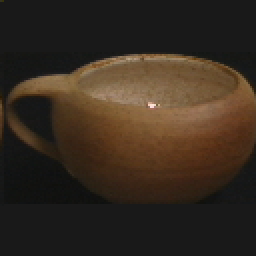
#> input picture coil-100/obj11__175.png, 128 x 128 px (shown 2 times larger); its folder holds only this picture in this run
$ jupyter execute --allow-errors TP1_CBIR.ipynb
#> lines starting #> are read from the running program, lines starting #| are printed output that depends on the picture; after the words box and inside, x2 and y2 are one past the last pixel; in counts of white or black regions, pixels touching at a corner belong together
# TP-CBIR (Content Based Image Retrieval)
# -----------------------------------------------------------------

## Réalisé par:
##                    - KANA NGUIMFACK Kévin
##                    - OUEDRAOGO Wend-Panga Jérémie

#### Il est question dans ce travail, d'implementer un système de recherche d'images par le contenu (CBIR), compte tenu des limites de systèmes de recherche par mots clés, très fastidieux pour une base énorme car annotation à la main, donc perte de temps, et performance influencée par les erreurs humaines. Alors nous utilisons cette approche automatisé (CBIR), permettant la recherche d'images, dans une base préalablement indexé,  à partir des descripteurs d'une image requête préalablement calculées, en utilisant une métrique de similarités. Nous exploitons ici, dans les sources multimédia images, les informations de couleur de l'espace RVB ou RGB (en anglais) et de forme. Le dataset utilisé, est COIL-100, de 100 classes, avec un total de 7200 images.

# Baseline
# ------------------------------

### 1- Chargement de tous les fichiers de notre dataset (100 classes, 72 images / classe)
### 2- Définition de fonctions des signatures (caractéristiques)
#####    - Descripteurs de couleur: Histogramme de couleur (RGB)
#####    - Descripteurs de forme: Calcul des	moments	et	des	caractéristiques
### 3- Indexation de la base de données COIL-100
#####    - Sauvegarde des descripteurs sous format binaire pickle(.pkl)
### 4- Definition des métrique d'évaluation de similarité
#####    - métrique d'évaluation de l'histogramme de couleurs: la	méthode	du	Chi-2	(ou	Chi-square)
#####    - métrique d'évaluation de l'histogramme de couleurs: la	méthode	distance euclidienne
#####    - métrique globale: la	somme pondéré des métriques ci-dessous
######   Distance	=	ω1	∗	dist_couleur	+	ω2	∗	dist_forme		,  Avec	ω1+ω2	=1.(par	défaut	ω1=	ω2	=	0,5)
### 5- Recherche d'images à partir d'une image requête
#####   -Nous retournerons les 10 premiers resultas, selon un ordre croissante de similarité (la similarité est d'autant forte que la métrique est plus petite)
### 6- Evaluation sur 100 images requêtes ( 1 image / classes)

# Importation des libraries, pour notre travail

[cell 1]
import cv2
import numpy as np
import pandas as pd
import glob
from math import copysign, log10
import matplotlib.pyplot as plt
import seaborn as sns
import itertools
import os

# Chargement dataset COIL-100

### Récupération de chaque fichier image, en utilisant la librairies glob

[cell 2]
db_path='./coil-100/'

images_filenames  =  glob.glob( db_path +'*.png')
images_filenames

[cell 3]
print("COIL-100, nombre d'images: {}".format(len(images_filenames)))

# Définition de fonctions des signatures (caractéristiques)

### __Step__ 0: Reduction de la quantification
##### Les valeurs de l'images étant comprises entre 0  et 255, il s'agit de leur ramené entre 0 et 32. A cet effet nous avons eu à choisir 32 valeurs.

#### La fonction reduceQuantification, prend en paramètres, une images couleur de quantification 0-255 et la nouvelle valeur maximale de quantification prédéfinie (quantification_value, ici fixé à 32), et retourne une image couleur de quantification 0-32

[cell 4]
# reduction of number value
quantification_value = 32

def reduceQuantification(nb_values = quantification_value , image = None):
    # Diviser l'image en ses differents channel, rouge, vert, et blue.
    R, G, B= cv2.split(image)

    for i in range(B.shape[0]): # B.shape[0]: hauteur de l'image
        for j in range(B.shape[1]): # B.shape[1]: largeur de l'image
            B[i][j] = round(B[i][j] * nb_values / 255)
            G[i][j] = round(G[i][j] * nb_values / 255)
            R[i][j] = round(R[i][j] * nb_values / 255)

    # Fusionner les differentes channel pour obtenir l'image couleur initiale
    image = cv2.merge((R, G, B))
    return image

### __Step__ 1: Fonction d'extraction d' extraction des caractéristiques de couleurs (histogramme couleur)
#### Pour une image donnée, nous construisons ici deux types d'histogramme,un histogramme de taille 3*32 (96) et un autre  histogramme 3D de dimensions 32x32x32 (32768) par intersection de couleurs, pour cela la fonction calHist de la librairie opencv est utilisée, puis nous normalisons les histogrammes et aplatissons l'histogramme dans le cas  3D ainsi  afin d'avoir le vecteur caractéristique couleur de l'image de taille 32768 .

#### Les fonction Histo3DFeatureColor et Histo3DFeatureColor, prennent en paramètres, une image couleur et les bacs d'histogramme prédéfinis, et retourne un vecteur de caractéristique d' histogramme couleur.

#### Mais compte de la taille élévée du vecteur de caractéristique obtenu de l'histogramme 3D, nous utilisons ici l'histogramme de taille de taille 96, étant la concaténation des histogrammes 1D de taille 32 sur chaque channels, afin de gagner en temps de calcul.

[cell 5]
_bins = (32,32,32)

# [5 lines left out: function Histo3DFeatureColor, not called in this run]

def HistoFeatureColor(image = None, bins= 32):

    hist_b = cv2.calcHist([image], [2], None, [bins],[0, 32])
    hist_g = cv2.calcHist([image], [1], None, [bins],[0, 32])
    hist_r = cv2.calcHist([image], [0], None, [bins],[0, 32])
    # Normalisation de l'histogramme, pour reduire l'influence du nombre de pixels pour chaque bins.
    hist_b = cv2.normalize(hist_b,hist_b)
    hist_g = cv2.normalize(hist_g,hist_g)
    hist_r = cv2.normalize(hist_r,hist_r)

    # concatenation
    histoCat = np.concatenate((hist_b,hist_g), axis=None)
    histoCat = np.concatenate((histoCat, hist_r), axis=None)

    return np.asarray(histoCat)

### __Step__ 2: Fonction d'extraction des caractéristiques de forme (Moments de Hu)
#### L'image couleur cible sera préalablement convertir en niveau de gris. Puis calculer les moments et les caractéristiques de l'image donnée, le moment de Hu permet d'estimer la forme de l'object dans une 'image. Les caractéristiques de Hu définis, au nombre de 7, seront déduits des moments précalculés.

#### Etapes:
##### - convertion image en niveau de gray.
##### - Utiliser une approche de segmentation par seuillage  (resultat image noir-blanc, image binaire).
##### - Calcul des moments associés à l'image ( la moyenne pondérée des intensités de pixels de l'image).
##### - Déterminer les caractéristiques du Moment de Hu (au nombre de 7), de l'object.
#### Les invariants de moment Hu sont calculés en utilisant des moments centraux invariants aux transformations d'image. Les 6 premiers moments se sont avérés être invariants à la translation, à l'échelle, à la rotation et à la réflexion. Et le signe du 7ème moment change pour la réflexion de l'image.

#### La fonction ObjectFeatureShape, prend en paramètre une image couleur, et retourne les caractéristiques de Hu associés à l'image.

[cell 6]
def ObjectFeatureShape(image = None):
    # convertir l'image en niveau de gris
    gray = cv2.cvtColor(image, cv2.COLOR_RGB2GRAY)
    # seuillage adaptative de l'image
    _, gray_th_otsu = cv2.threshold(gray, 0, 255, cv2.THRESH_BINARY+cv2.THRESH_OTSU)
    # calcul des moments centraux de l'images
    moments = cv2.moments(gray_th_otsu)
    # calcul des moments de Hu (7) en utilisants les moments centraux
    Hu_moments = cv2.HuMoments(moments)
    """
        Notons que les moments de Hu, ainsi obtenus, sont parfois très variables à l'echelle.
        Afin de palier à ce problème, nous les ramenons sur la même echelle, en effectuant
        une transformation logarithmique decimale, tel que H(i) = -sign(hi)log10(|hi|)
    """
    for i in range(0,7):
        Hu_moments[i] = -1 * copysign(1.0, Hu_moments[i]) * log10(abs(Hu_moments[i]))

    return np.asarray(Hu_moments.flatten())

# Indexation de la base de données COIL-100

# -----------------------------------------------------------------
### Calcul des différentes signatures, sur notre dataset COIL-100

#### La fonction DatasetIndexing, prend en paramètres, l'ensemble des fichiers de notre dataset.
#### Pour chaque fichier image, nous procédons comme suite:
##### - Lecture du fichier image
##### - Extraction des caractéristiques de couleurs et de forme
##### - Mise à jour de la structure de données, data prédéfinir
#### En fin sauvegarde du fichier data au format binaire pickle(.pkl).

[cell 7]
def DatasetIndexing(images_files = images_filenames):
    """
        Definition de notre structure de données pour la sauvegarde des signatures
        (histogramme de couleurs + descripteurs de Hu) et des noms d'images associés
    """
    # si le fichier d'indexation du dataset n'est pas crée, alors la section est éxécutée
    if not (os.path.isfile("IndexingDataset.pkl")):
        data = pd.DataFrame(columns=("name_file","features_color", "features_shape"))
        for filename in images_files:
            # lire le fichier image
            _img = cv2.imread(filename)
            _img = cv2.cvtColor(_img, cv2.COLOR_BGR2RGB)
            img = reduceQuantification(nb_values = quantification_value , image = _img)
#> in reduceQuantification, `R, G, B= cv2.split(image)`:
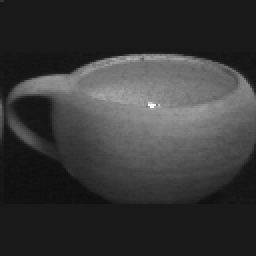
#> R: shape (128, 128) (shown 2 times larger); min 14, max 253, mean 54.8
#> in reduceQuantification, `R, G, B= cv2.split(image)`:
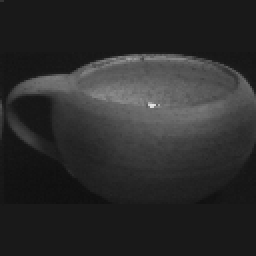
#> G: shape (128, 128) (shown 2 times larger); min 15, max 228, mean 43.1
#> in reduceQuantification, `R, G, B= cv2.split(image)`:
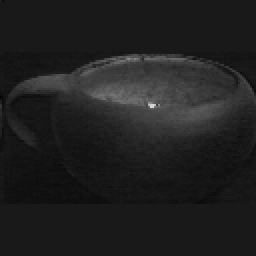
#> B: shape (128, 128) (shown 2 times larger); min 2, max 220, mean 31.9
#> in reduceQuantification, `image = cv2.merge((R, G, B))`:
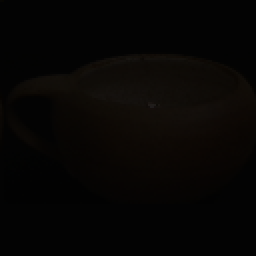
#> image: shape (128, 128, 3) (shown 2 times larger); mean R, G, B 6.8, 5.4, 4
            # extraction des caractéristiques de couleurs de l'image
            features_color = HistoFeatureColor(image = img, bins = 32)
#> in HistoFeatureColor, `hist_b = cv2.calcHist([image], [2], None, [bins],[0, 32])`: hist_b = 32 values, max 10398 at index 3, min 0 at index 19, mean 512
#> in HistoFeatureColor, `hist_g = cv2.calcHist([image], [1], None, [bins],[0, 32])`: hist_g = 32 values, max 8494 at index 3, min 0 at index 0, mean 512
#> in HistoFeatureColor, `hist_r = cv2.calcHist([image], [0], None, [bins],[0, 32])`: hist_r = 32 values, max 8255 at index 3, min 0 at index 0, mean 511.9
#> in HistoFeatureColor, `hist_b = cv2.normalize(hist_b,hist_b)`: hist_b = 32 values, max 0.978 at index 3, min 0 at index 19, mean 0.0481
#> in HistoFeatureColor, `hist_g = cv2.normalize(hist_g,hist_g)`: hist_g = 32 values, max 0.965 at index 3, min 0 at index 0, mean 0.0582
#> in HistoFeatureColor, `hist_r = cv2.normalize(hist_r,hist_r)`: hist_r = 32 values, max 0.97 at index 3, min 0 at index 0, mean 0.0602
#> in HistoFeatureColor, `histoCat = np.concatenate((hist_b,hist_g), axis=None)`: histoCat = 64 values, max 0.978 at index 3, min 0 at index 19, mean 0.0532
#> in HistoFeatureColor, `histoCat = np.concatenate((histoCat, hist_r), axis=None)`: histoCat = 96 values, max 0.978 at index 3, min 0 at index 19, mean 0.0555
#> features_color has the same summary as histoCat in HistoFeatureColor
            # extraction des caractéristiques de forme de l'image
            features_shape = ObjectFeatureShape(image = img)
#> in ObjectFeatureShape, `_, gray_th_otsu = cv2.threshold(gray, 0, 255, cv2.THRESH_BINARY+cv2.TH..`:
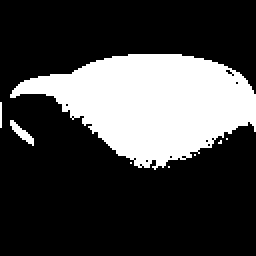
#> gray_th_otsu: shape (128, 128) (shown 2 times larger); 26.1% white; 8 white regions (6 under 20 px), largest, box (x1, y1, x2, y2) and area: (5, 27, 128, 85) 4206, (5, 60, 17, 73) 56
#> in ObjectFeatureShape, `moments = cv2.moments(gray_th_otsu)`: moments = moments, m00 1091910, centre m10/m00, m01/m00 = (74.75, 51.46)
#> in ObjectFeatureShape, `Hu_moments = cv2.HuMoments(moments)`: Hu_moments = [0.000877, 3.03e-07, 5.14e-11, 3.21e-11, 1.27e-21, 1.76e-14, 3.15e-22]
#> after the loop in ObjectFeatureShape, `for i in range(0,7):`: Hu_moments = [3.06, 6.52, 10.29, 10.49, 20.9, 13.76, 21.5]
#> features_shape = [3.06, 6.52, 10.29, 10.49, 20.9, 13.76, 21.5]
            # pour contenir les informations courantes, avant insertion dans data
            dic = dict()
            fn = filename.split('/') # séparation du chemin relatif par le séparateur '/'

            dic["name_file"] = fn[2] #extraction du nom de l'image
            dic["features_color"] = features_color
            dic["features_shape"] = features_shape

            # mise à jour de variable de stockage data
            data = data.append(dic, ignore_index=True)

        # Sauvegarde du dataset après indexation
        data.to_pickle("IndexingDataset.pkl")

$ run again, on coil-100/obj15__295.png
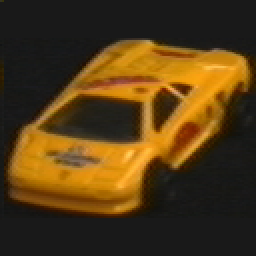
#> input picture coil-100/obj15__295.png, 128 x 128 px (shown 2 times larger)
#> after the loop in reduceQuantification, `for i in range(B.shape[0]): # B.shape[0]: hauteur de l'image`:
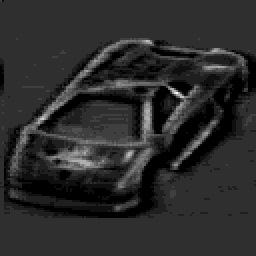
#> B: shape (128, 128) (shown 2 times larger); min 0, max 16, mean 2.77; drawn with min black and max white
#> in HistoFeatureColor, `hist_b = cv2.calcHist([image], [2], None, [bins],[0, 32])`: hist_b = 32 values, max 9085 at index 3, min 0 at index 15, mean 512
#> in HistoFeatureColor, `hist_g = cv2.calcHist([image], [1], None, [bins],[0, 32])`: hist_g = 32 values, max 8813 at index 3, min 0 at index 0, mean 512
#> in HistoFeatureColor, `hist_r = cv2.calcHist([image], [0], None, [bins],[0, 32])`: hist_r = 32 values, max 8239 at index 3, min 0 at index 0, mean 509.8
#> in HistoFeatureColor, `hist_b = cv2.normalize(hist_b,hist_b)`: hist_b = 32 values, max 0.947 at index 3, min 0 at index 15, mean 0.0534
#> in HistoFeatureColor, `hist_g = cv2.normalize(hist_g,hist_g)`: hist_g = 32 values, max 0.976 at index 3, min 0 at index 0, mean 0.0567
#> in HistoFeatureColor, `hist_r = cv2.normalize(hist_r,hist_r)`: hist_r = 32 values, max 0.98 at index 3, min 0 at index 0, mean 0.0606
#> in HistoFeatureColor, `histoCat = np.concatenate((hist_b,hist_g), axis=None)`: histoCat = 64 values, max 0.976 at index 35, min 0 at index 15, mean 0.055
#> in HistoFeatureColor, `histoCat = np.concatenate((histoCat, hist_r), axis=None)`: histoCat = 96 values, max 0.98 at index 67, min 0 at index 15, mean 0.0569
#> features_color has the same summary as histoCat in HistoFeatureColor
#> in ObjectFeatureShape, `_, gray_th_otsu = cv2.threshold(gray, 0, 255, cv2.THRESH_BINARY+cv2.TH..`:
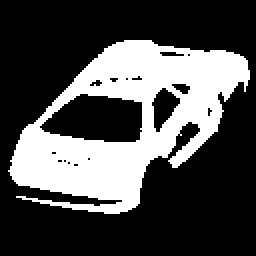
#> gray_th_otsu: shape (128, 128) (shown 2 times larger); 30.2% white; 1 white region, box (x1, y1, x2, y2) and area: (4, 20, 125, 107) 4956
#> moments = moments, m00 1263780, centre m10/m00, m01/m00 = (63.47, 61.04)
#> in ObjectFeatureShape, `Hu_moments = cv2.HuMoments(moments)`: Hu_moments = [0.00112, 3.97e-07, 2.24e-12, 2.64e-13, -1.6e-25, 7e-17, 1.26e-25]
#> after the loop in ObjectFeatureShape, `for i in range(0,7):`: Hu_moments = [2.95, 6.4, 11.65, 12.58, -24.8, 16.15, 24.9]

$ run again, on coil-100/obj16__150.png
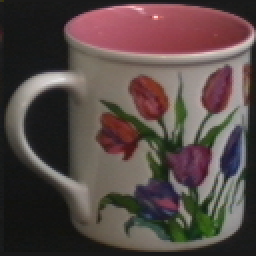
#> input picture coil-100/obj16__150.png, 128 x 128 px (shown 2 times larger)
#> in reduceQuantification, `image = cv2.merge((R, G, B))`:
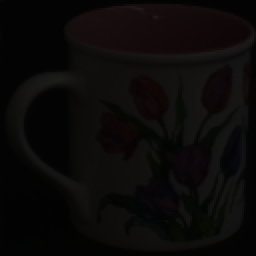
#> image: shape (128, 128, 3) (shown 2 times larger); mean R, G, B 10.9, 9.1, 8.8
#> in HistoFeatureColor, `hist_b = cv2.calcHist([image], [2], None, [bins],[0, 32])`: hist_b = 32 values, max 3651 at index 3, min 0 at index 0, mean 512
#> in HistoFeatureColor, `hist_g = cv2.calcHist([image], [1], None, [bins],[0, 32])`: hist_g = 32 values, max 3747 at index 3, min 0 at index 0, mean 512
#> in HistoFeatureColor, `hist_r = cv2.calcHist([image], [0], None, [bins],[0, 32])`: hist_r = 32 values, max 3548 at index 3, min 0 at index 0, mean 511.8
#> in HistoFeatureColor, `hist_b = cv2.normalize(hist_b,hist_b)`: hist_b = 32 values, max 0.758 at index 3, min 0 at index 0, mean 0.106
#> in HistoFeatureColor, `hist_g = cv2.normalize(hist_g,hist_g)`: hist_g = 32 values, max 0.778 at index 3, min 0 at index 0, mean 0.106
#> in HistoFeatureColor, `hist_r = cv2.normalize(hist_r,hist_r)`: hist_r = 32 values, max 0.775 at index 3, min 0 at index 0, mean 0.112
#> in HistoFeatureColor, `histoCat = np.concatenate((hist_b,hist_g), axis=None)`: histoCat = 64 values, max 0.778 at index 35, min 0 at index 0, mean 0.106
#> in HistoFeatureColor, `histoCat = np.concatenate((histoCat, hist_r), axis=None)`: histoCat = 96 values, max 0.778 at index 35, min 0 at index 0, mean 0.108
#> features_color has the same summary as histoCat in HistoFeatureColor
#> in ObjectFeatureShape, `_, gray_th_otsu = cv2.threshold(gray, 0, 255, cv2.THRESH_BINARY+cv2.TH..`:
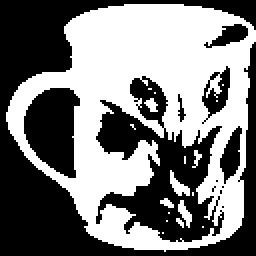
#> gray_th_otsu: shape (128, 128) (shown 2 times larger); 48.6% white; 18 white regions (12 under 20 px), largest, box (x1, y1, x2, y2) and area: (3, 2, 128, 126) 7758, (85, 85, 95, 98) 59, (89, 100, 96, 114) 47, (72, 49, 79, 56) 29, (80, 99, 87, 104) 21, (96, 75, 101, 84) 20
#> moments = moments, m00 2030820, centre m10/m00, m01/m00 = (72.97, 55.18)
#> in ObjectFeatureShape, `Hu_moments = cv2.HuMoments(moments)`: Hu_moments = [0.001, 1.69e-08, 2.97e-11, 2.52e-11, 3.69e-22, 3.22e-15, -5.83e-22]
#> after the loop in ObjectFeatureShape, `for i in range(0,7):`: Hu_moments = [3, 7.77, 10.53, 10.6, 21.43, 14.49, -21.23]
